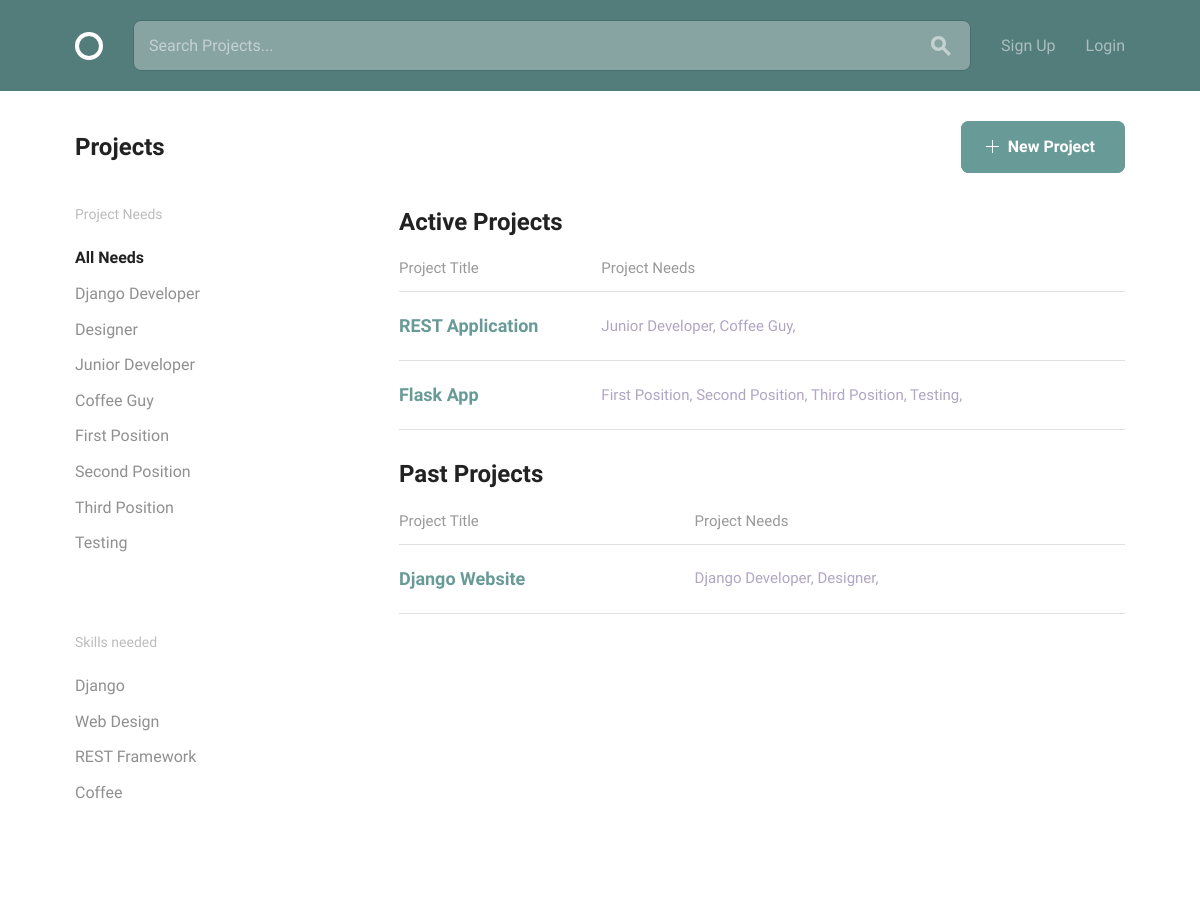
The app's page /, older data.
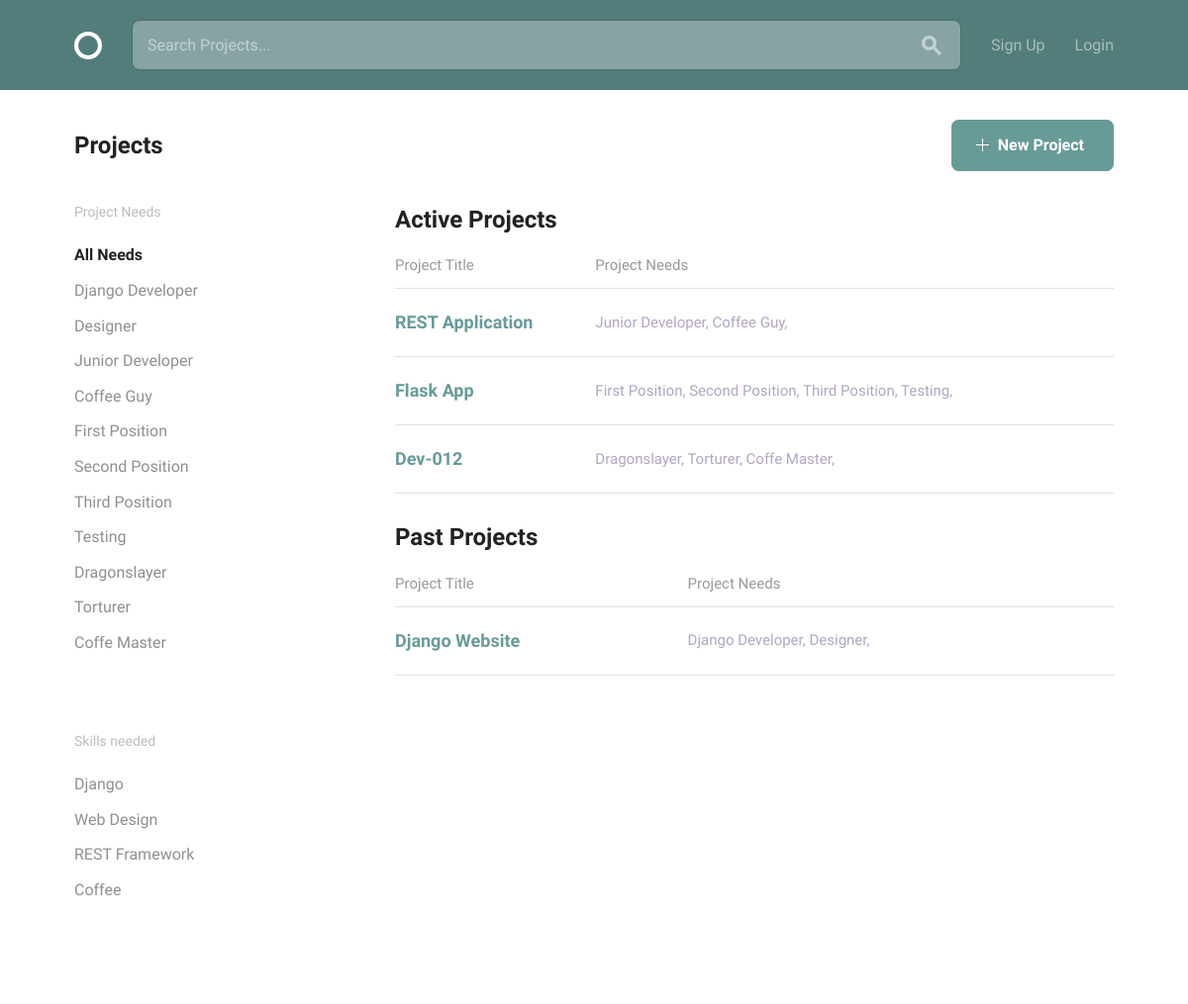
The same page, newer data.
### projects/models.py (models this page shows, shortened)
class Position(models.Model):
    title = models.CharField(max_length=30)
    description = models.CharField(max_length=250)
    related_project = models.ForeignKey('Project', null=True)
    related_skill = models.ForeignKey(Skill, null=True)
    applications = models.ManyToManyField(
        'Application',
        blank=True,
        related_name="position_applications"
    )
    filled = models.BooleanField(default=False)
    filled_by = models.ForeignKey(
        settings.AUTH_USER_MODEL,
        null=True,
        related_name="position"
    )

class Project(models.Model):
    owner = models.ForeignKey(
        settings.AUTH_USER_MODEL,
        on_delete=models.CASCADE,
        related_name="project"
    )
    title = models.CharField(max_length=30)
    description = models.CharField(max_length=500)
    requirements = models.CharField(max_length=100)
    timeline = models.CharField(max_length=30, blank=True, default="")
    completed = models.BooleanField(default=False)
    positions = models.ManyToManyField(Position, blank=False)

### profiles/models.py (models this page shows, shortened)
class Skill(models.Model):
    skill = models.CharField(max_length=30)

### team_builder/views.py (the view)
# urls.py: 2. Add a URL to urlpatterns:  url(r'^$', Home.as_view(), name='home')
class Home(generic.TemplateView):
    template_name = "index.html"
    def get_context_data(self, **kwargs):
        context = super(Home, self).get_context_data()
        context['active_projects'] = models.Project.objects.filter(
            completed=False
        )
        context['past_projects'] = models.Project.objects.filter(
            completed=True
        )
        context['positions'] = models.Position.objects.all()
        context['skills'] = [
            position.related_skill
            for position in models.Position.objects.filter(
                id__in=models.Position.objects.all().values_list(
                    'related_skill', flat=True).distinct()
            )
        ]
        return context

### templates/index.html
{%  extends "layout.html" %}
{% block content %}
  <div class="bounds circle--page">
    <div class="circle--page--header circle--fluid">
      <div class="circle--fluid--cell circle--fluid--primary">
        <h2>Projects</h2>
      </div>
      <div class="circle--fluid--cell circle--fluid--secondary">
        <a class="button button-primary icon-on-left" href="{% url 'projects:create-project' %}">
          <svg version="1.1" xmlns="http://www.w3.org/2000/svg" xmlns:xlink="http://www.w3.org/1999/xlink" x="0px" y="0px" viewBox="0 0 13 13" style="enable-background:new 0 0 13 13;" xml:space="preserve" class="add">
            <polygon points="7,6 7,0 6,0 6,6 0,6 0,7 6,7 6,13 7,13 7,7 13,7 13,6 "/>
          </svg>
          New Project
        </a>
      </div>
    </div>
    <div class="grid-25">
      <div class="circle--filter circle--secondary--module">
        <h4>Project Needs</h4>
        <ul class="circle--filter--list">
          <li><a {% if not selected %}class="selected" {% endif %} href="{% url 'home' %}">All Needs</a></li>
          {% for position in positions %}
            <li><a {% if selected == position.title %} class="selected" {% endif %} href="{% url 'projects:filter' slug=position.title %}">{{ position.title }}</a></li>
          {% endfor %}
        </ul>
      </div>
      <div class="circle--filter circle--secondary--module">
        <h4>Skills needed</h4>
        <ul class="circle--filter--list">
          {% for skill in skills %}
            <li><a {% if selected == skill.skill %} class="selected" {% endif %} href="{% url 'projects:filter' slug=skill.skill %}">{{ skill.skill }}</a></li>
          {% endfor %}
        </ul>
      </div>
    </div>
    <div class="grid-70 grid-push-5">
      {% if not active_projects and not past_projects %}
        <p>There are no projects listed</p>
      {% else %}
          {% if active_projects %}
          <h2>Active Projects</h2>
          <table class="u-full-width circle--table">
            <thead>
              <tr>
                <th>Project Title</th>
                <th class="circle--cell--right">Project Needs</th>
              </tr>
            </thead>
            <tbody>
              {% for project in active_projects %}
              <tr class="clickable-row" data-href="{% url 'projects:view-project' pk=project.pk %}">
                <td>
                  <h3>{{ project.title }}</h3>
                </td>
                <td class="circle--cell--right">
                  {% for position in project.positions.all %}
                  <span class="secondary-label">{{ position.title }},</span>
                  {% endfor %}
                </td>
              </tr>
              {% endfor %}
            </tbody>
          </table>
          {% endif %}
          {% if past_projects %}
          <h2>Past Projects</h2>
          <table class="u-full-width circle--table">
            <thead>
              <tr>
                <th>Project Title</th>
                <th class="circle--cell--right">Project Needs</th>
              </tr>
            </thead>
            <tbody>
              {% for project in past_projects %}
              <tr class="clickable-row" data-href="{% url 'projects:view-project' pk=project.pk %}">
                <td>
                  <h3>{{ project.title }}</h3>
                </td>
                <td class="circle--cell--right">
                  {% for position in project.positions.all %}
                  <span class="secondary-label">{{ position.title }},</span>
                  {% endfor %}
                </td>
              </tr>
              {% endfor %}
            </tbody>
          </table>
          {% endif %}
      {% endif %}
    </div>
  </div>
{% endblock %}

Row changes from the older to the newer data that the page shows:
added Position: title "Dragonslayer"
added Position: title "Torturer"
added Position: title "Coffe Master"
added Project: title "Dev-012", shown under "Active Projects"
